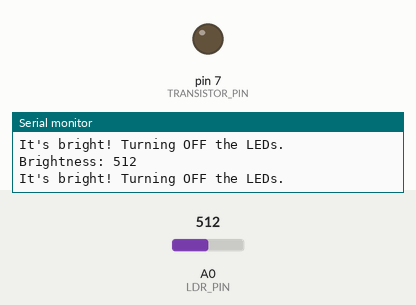
Simulated run of this sketch. Board: Arduino Uno, built with avr-gcc and run on an emulated ATmega328P. On the bench: output pins drawn as LEDs (lit = HIGH), the last lines printed to the serial monitor. Inputs (shaded band) come from the test bench; at power-on: A0 (LDR_PIN) = 512.

Above: at 1.3 s.
1.4 s: A0 (LDR_PIN) set to 490
At 2.1 s:
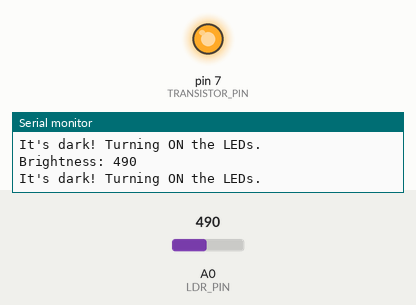
3.0 s: A0 (LDR_PIN) set to 510
At 3.3 s:
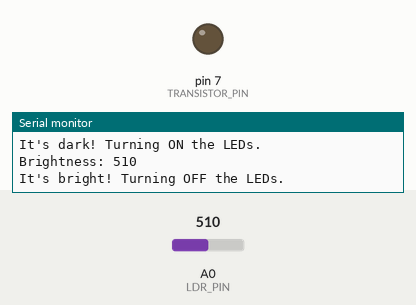
4.5 s: A0 (LDR_PIN) set to 306
At 5.7 s:
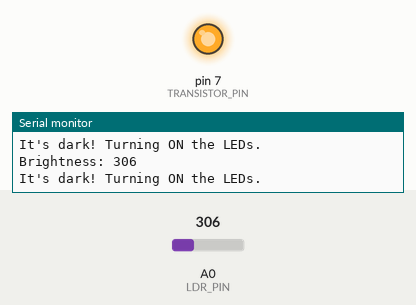
Timing chart, 0 to 7.5 s (numbered marks = the images above; inputs shaded):
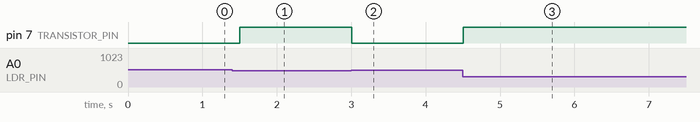

The sketch:

autolights.ino
```cpp
const int LDR_PIN = A0;
const int TRANSISTOR_PIN = 7;
float THRESHOLD = 500;

void setup() {
    pinMode(TRANSISTOR_PIN, OUTPUT);
    pinMode(LDR_PIN, INPUT);
    Serial.begin(9600);
}

void loop() {
    int lightValue = analogRead(LDR_PIN);

    Serial.print("Brightness: ");
    Serial.println(lightValue);

    if (lightValue < THRESHOLD) {
        digitalWrite(TRANSISTOR_PIN, HIGH);
        Serial.println("It's dark! Turning ON the LEDs.");
    } else {
        digitalWrite(TRANSISTOR_PIN, LOW);
        Serial.println("It's bright! Turning OFF the LEDs.");
    }

    delay(500);
}
```

Measured:
- the behaviour switches between 500 and 499 on A0 (LDR_PIN) (found by bisection; images 0 and 1)
- after the input at 1.4 s, pin 7 (TRANSISTOR_PIN): LOW → HIGH after 0.10 s
- after the input at 3.0 s, pin 7 (TRANSISTOR_PIN): HIGH → LOW at once
- after the input at 4.5 s, pin 7 (TRANSISTOR_PIN): LOW → HIGH at once
